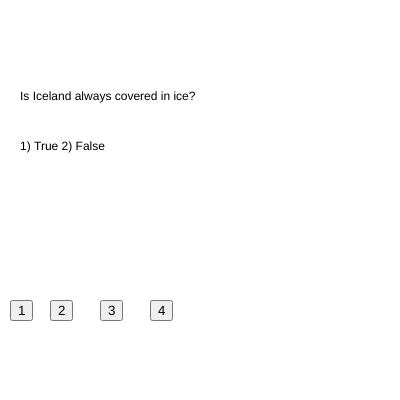
Frame 1 (no input)
Frame 60 (no input): identical to frame 1, image omitted
Frame 120 (the mouse pressed at the canvas centre since frame 60): identical to frame 1, image omitted

The p5.js sketch that drew this single still picture (run headless with seeded random() and noise() and a simulated clock; from frame 60 on, the mouse is pressed at the canvas centre):

// p5.js sketch
// ── sketch.js
var questions = ["Is Iceland always covered in ice?","What ocean lies east of the US?"];
var options = ["1) True 2) False","1) Pacific 2) Eastern 3) Indian 4) Atlantic"];
var answers = [1,3];

var currentOption = -1; //refers to what button the user has pressed

var buttons = [];

var currentQuestion = 0;

var answerText = "";

function setup() {
  // put setup code here
  createCanvas(400,400);

buttons[0] = createButton("1");
buttons[0].position(10,300);
buttons[0].mousePressed(function(){
    currentOption = 0;

});//end of mousePressed

buttons[1] = createButton("2");
buttons[1].position(50,300);
buttons[1].mousePressed(function(){
    currentOption = 1;

});//end of mousePressed

buttons[2] = createButton("3");
buttons[2].position(100,300);
buttons[2].mousePressed(function(){
    currentOption = 2;

});//end of mousePressed

buttons[3] = createButton("4");
buttons[3].position(150,300);
buttons[3].mousePressed(function(){
    currentOption = 3;

});//end of mousePressed

}

function draw() {
  // put drawing code here
  background(255);


text(questions[currentQuestion], 20,100);
text(options[currentQuestion], 20,150);
text(answerText, 20,200);



//if the current option is not equal to -1
if(currentOption != -1){
    //do something if currentOption is not equal to -1
    console.log("currentOption" + currentOption);
    if(currentOption == answers[currentQuestion]){
        //correct
        console.log("Correct");
        answerText = "Correct";
        currentQuestion = currentQuestion + 1;
        //if(currentQuestion == 2){
        //array.length counts how many questions in the array,question.length has two items.
        if(currentQuestion == questions.length){
            currentQuestion = 0;
        }//setting array limit
    }else{
        console.log("Incorrect");
        answerText = "Incorrect"

    }//check for correct or incorrect

    currentOption = -1;

}//end of currentOption != -1







}//end of draw
